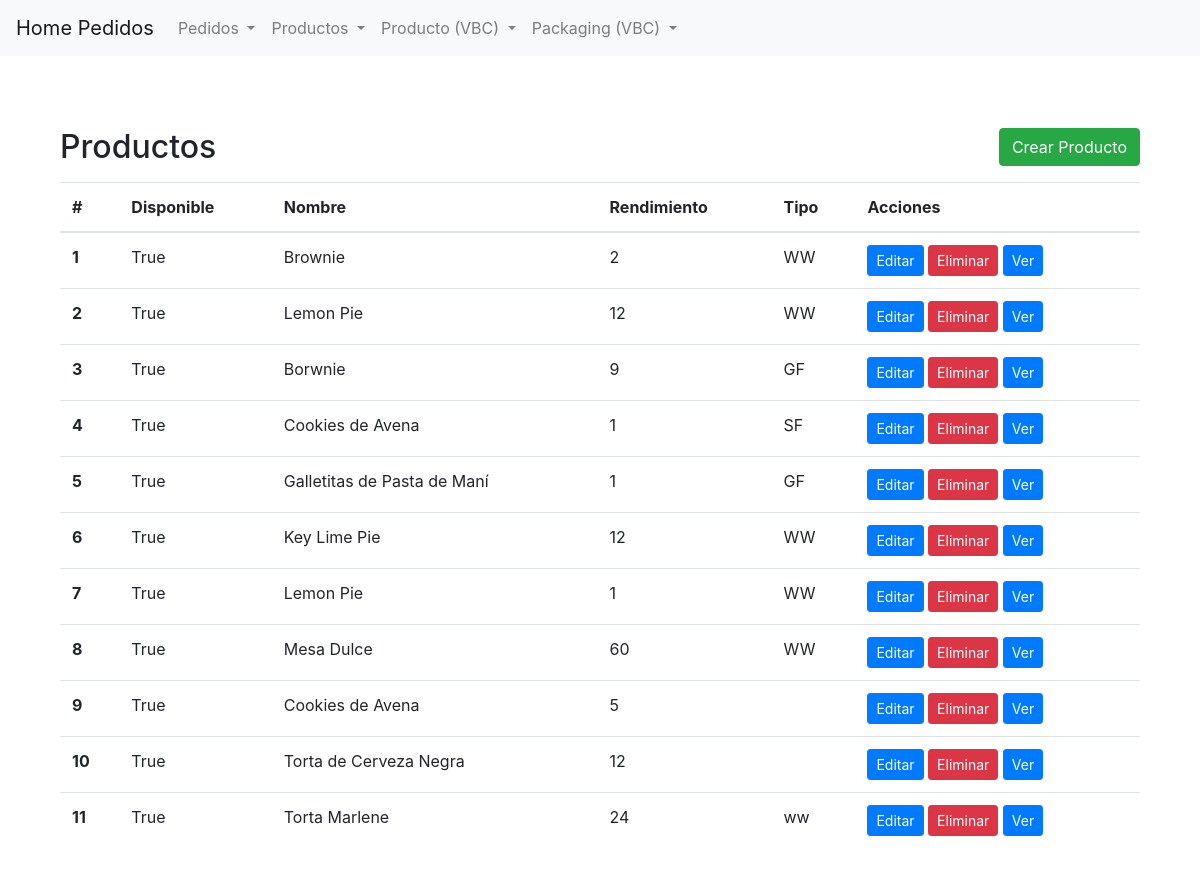
The page /pedidos/producto/vbc/list on the database as committed earlier.
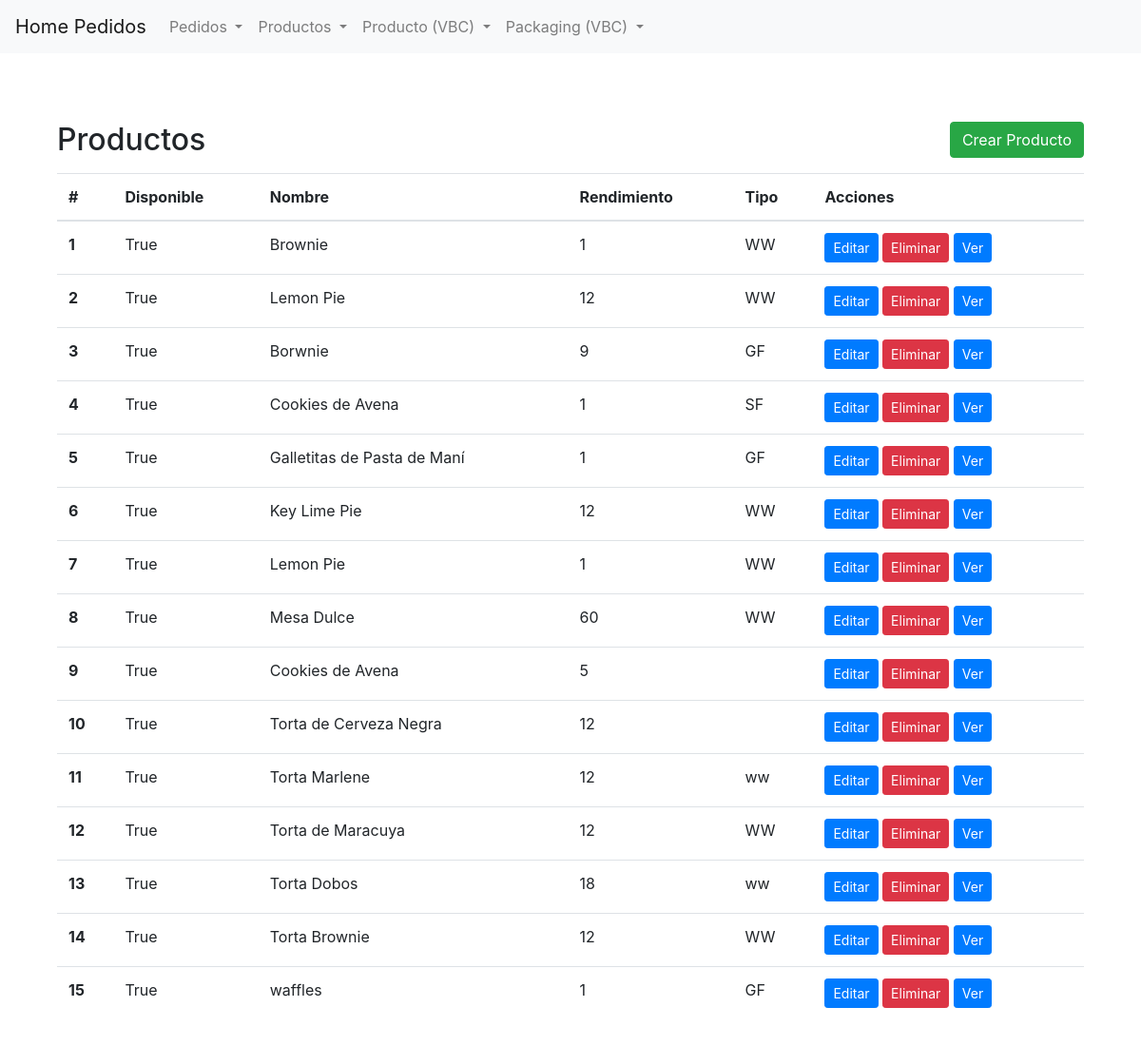
The same page on the database as committed later.
### pedidos/models.py (models this page shows, shortened)
class Producto(models.Model):
    class Tipo(models.TextChoices):
        LIBRE_DE_GLUTEN = 'Gluten Free' , 'Gluten Free'
        VEGANO = 'Vegan' , 'Vegan'
        CONTIENE_TRIGO = 'With Wheat' , 'With Wheat'
        LIBRE_DE_AZUCAR = 'Sugar Free' , 'Sugar Free'
    nombre = models.CharField(max_length=100)
    disponible = models.BooleanField(default=True)
    rendimiento = models.IntegerField()
    tipo = models.CharField(
            max_length=50,
            choices=Tipo.choices,
            default=Tipo.CONTIENE_TRIGO,
    )
    descripcion = models.TextField(blank=True, null=True)

### pedidos/views.py (the view)
# urls.py: path("producto/vbc/list", ProductoListView.as_view(), name="vbc_producto_list"),
class ProductoListView(ListView):
    model = Producto
    template_name = "pedidos/vbc/producto-list.html"
    context_object_name = "PRODUCTOS"

### pedidos/templates/pedidos/vbc/producto-list.html (shortened to what this page needs)
{% extends 'pedidos/base.html' %}
{% block content %}
<section class="py-5">
    <div class="container">
        <div class="d-flex justify-content-between align-items-center mb-3">
            <h2 class="mb-0">Productos</h2>
            <a href="{% url 'vbc_producto_create' %}" class="btn btn-success">Crear Producto</a>
        </div>
        <table class="table">
            <thead>
                <tr>
                    <th scope="col">#</th>
                    <th scope="col">Disponible</th>
                    <th scope="col">Nombre</th>
                    <th scope="col">Rendimiento</th>
                    <th scope="col">Tipo</th>
                    <th scope="col">Acciones</th>
                </tr>
            </thead>
            <tbody>
                {% if PRODUCTOS %}
                {% for producto in PRODUCTOS %}
                <tr>
                    <th scope="row">{{ forloop.counter }}</th>
                    <td>{{ producto.disponible }}</td>
                    <td>{{ producto.nombre }}</td>
                    <td>{{ producto.rendimiento }}</td>
                    <td>{{ producto.tipo }}</td>
                    <td>
                        <a href="{% url 'vbc_producto_update' producto.id %}" class="btn btn-primary btn-sm">Editar</a>
                        <a href="{% url 'vbc_producto_delete' producto.id %}" class="btn btn-danger btn-sm">Eliminar</a>
                        <a href="{% url 'vbc_producto_detail' producto.id %}" class="btn btn-primary btn-sm">Ver</a>
                    </td>
                </tr>
                {% endfor %}
                {% else %}
                <tr>
                    <td colspan="7">No hay Productos disponibles.</td>
                </tr>
                {% endif %}
            </tbody>
        </table>
    </div>
</section>
{% endblock %}

Rows that differ between the two databases and show on the page:
changed Producto "Brownie": rendimiento "2" → "1"
changed Producto "Torta Marlene": rendimiento "24" → "12"
added Producto: disponible "True", nombre "Torta de Maracuya", rendimiento "12", tipo "WW"
added Producto: disponible "True", nombre "Torta Dobos", rendimiento "18", tipo "ww"
added Producto: disponible "True", nombre "Torta Brownie", rendimiento "12", tipo "WW"
added Producto: disponible "True", nombre "waffles", rendimiento "1", tipo "GF"
